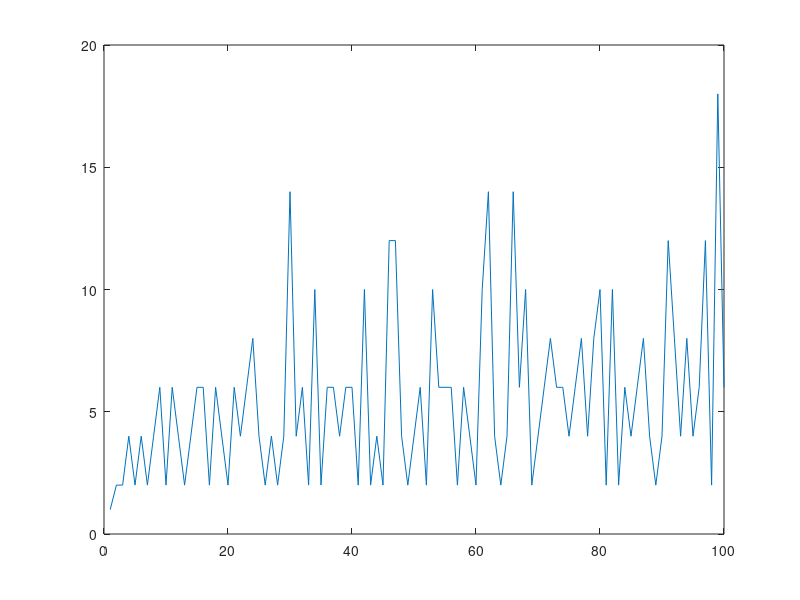

Recreate this plot in MATLAB.
#!/usr/bin/octave -qf

try
  load primes_1000.mat;
catch
  disp("Needs the file primes_1000.mat, containing the 1st 1000 primes");
end
prime_diff = diff(prime_seq);
p100_diff = prime_diff(1:100);
plot(p100_diff);

